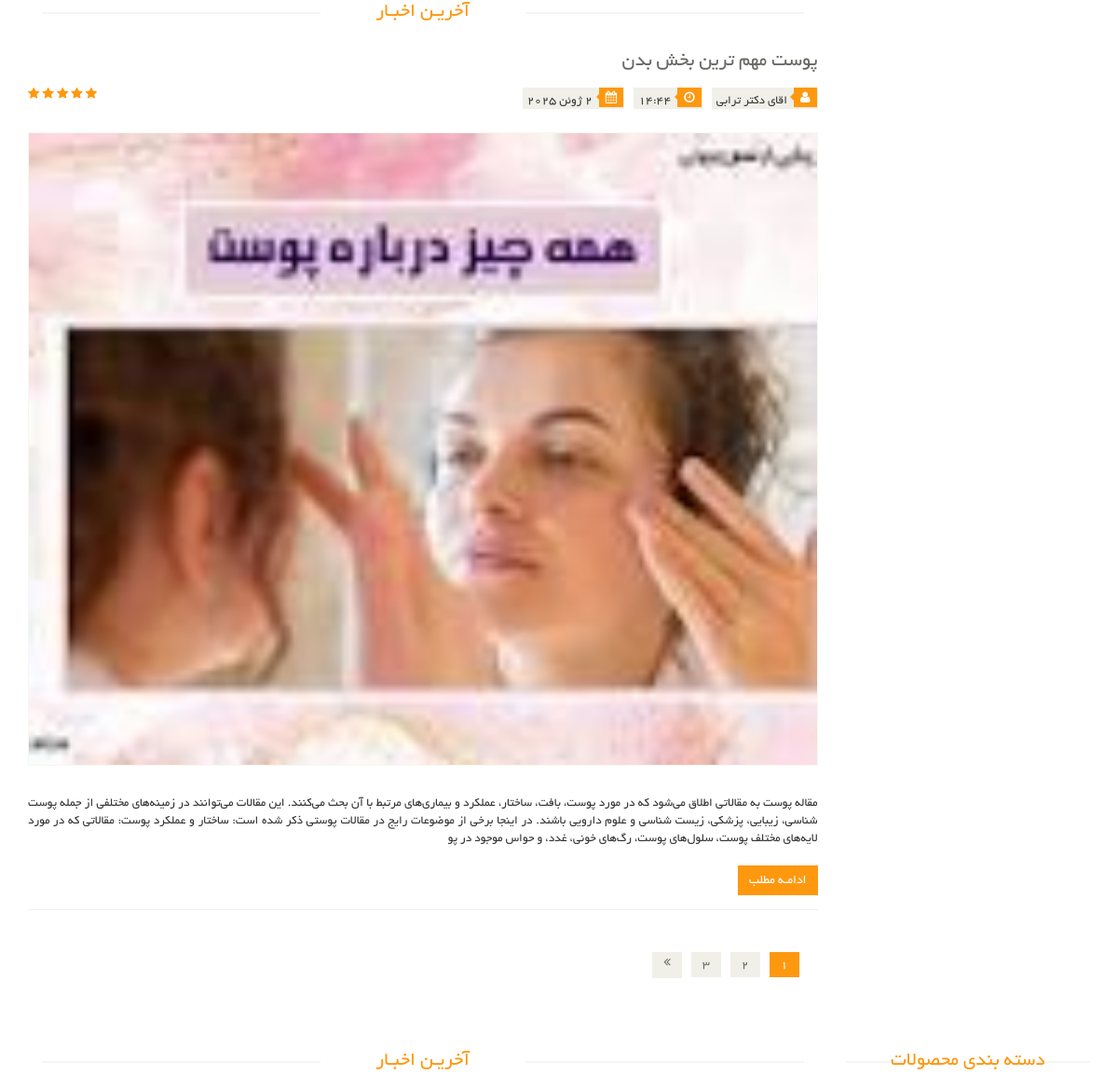
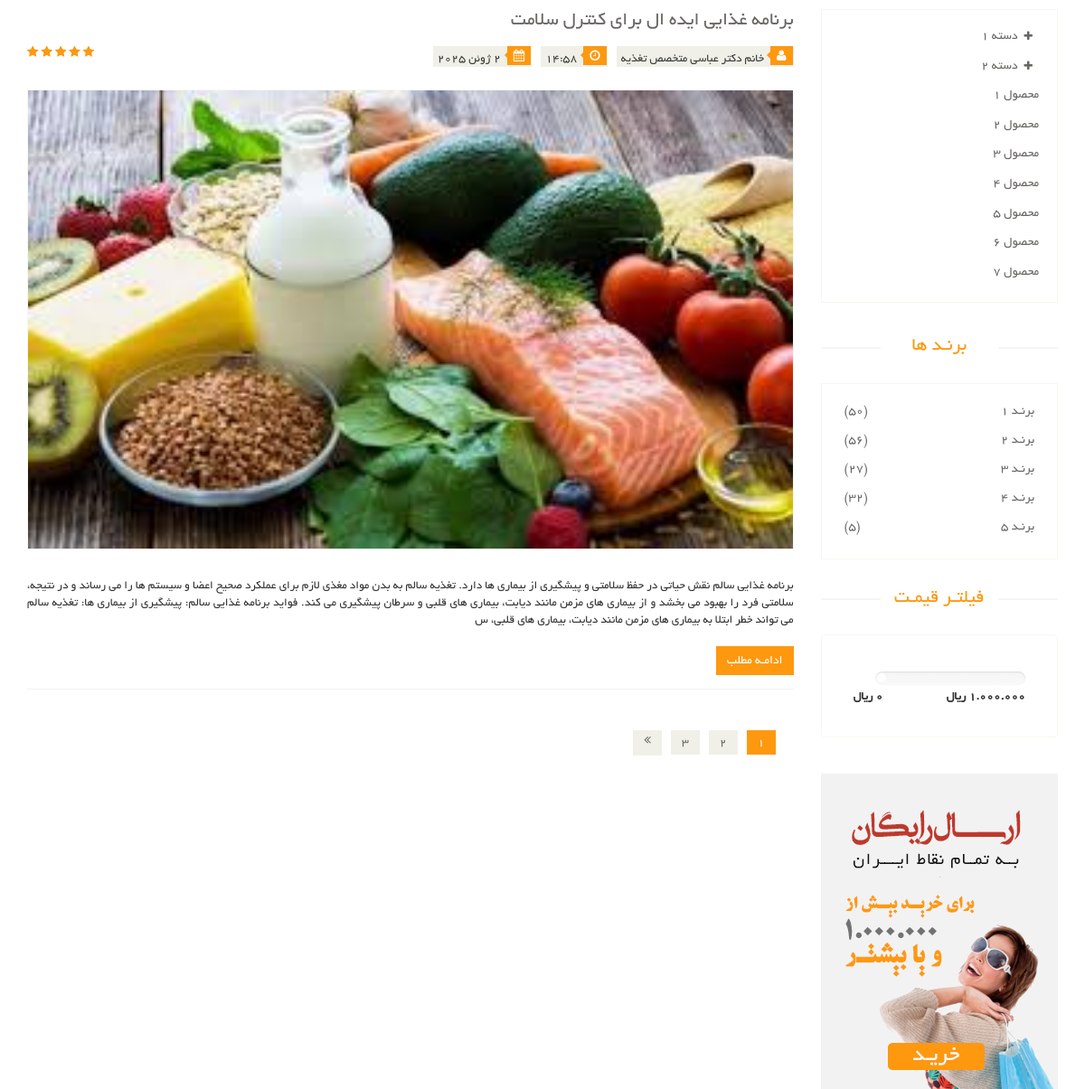
Page /news/ on the committed database (2 pictures, top to bottom).
### news_app/models.py (models this page shows, shortened)
class News(models.Model):
    news_name = models.CharField(max_length=200 , verbose_name= 'نام خبر' , default='خبر بدون عنوان')
    user = models.CharField(max_length=200, verbose_name='نام کاربر')
    date = models.DateField(auto_now_add=True, verbose_name='تاریح انتشار')
    time = models.TimeField(auto_now_add=True, verbose_name='ساعت انتشار')
    news = models.CharField(max_length=400, verbose_name='اخبار ما')
    images = models.ImageField(upload_to='products/', verbose_name='اضافه کردن عکس خبر', null=True, blank=True)
    class Meta:
        verbose_name = 'خبر'
        verbose_name_plural = 'اخبار'

### news_app/views.py (the view)
# urls.py: path('news/' , news , name='news'),
def news(request):
    news_site = News.objects.all()
    return render(request , 'nesw.html', {
        'news' : news_site
    })

### news_app/templates/nesw.html (shortened to what this page needs)
{% extends 'layout.html' %}
{% block content %}
    <div class="container">
        <div class="row">
            {% for new in news %}
                <div class="col-sm-9">
                    <div class="blog-post-area">
                        <h2 class="title text-center">آخریـن اخبـار</h2>
                        <div class="single-blog-post">
                            <h3>{{ new.news_name }}</h3>
                            <div class="post-meta">
                                <ul>
                                    <li><i class="fa fa-user"></i>{{ new.user }}</li>
                                    <li><i class="fa fa-clock-o"></i>{{ new.time }}</li>
                                    <li><i class="fa fa-calendar"></i>{{ new.date }}</li>
                                </ul>
                                <span>
										<i class="fa fa-star"></i>
										<i class="fa fa-star"></i>
										<i class="fa fa-star"></i>
										<i class="fa fa-star"></i>
										<i class="fa fa-star-half-o"></i>
								</span>
                            </div>
                            <a href="">
                                {% if new.images %}
                                    <img src="{{ new.images.url }}" class="new-image" alt="{{ new.news_name }}">
                                {% endif %}
                            </a>
                            <p>{{ new.news }}</p>
                            <a class="btn btn-primary" href="">ادامـه مطلب</a>
                        </div>
                        <div class="pagination-area">
                            <ul class="pagination">
                                <li><a href="" class="active">1</a></li>
                                <li><a href="">2</a></li>
                                <li><a href="">3</a></li>
                                <li><a href=""><i class="fa fa-angle-double-right"></i></a></li>
                            </ul>
                        </div>
                    </div>
                </div>
            {% endfor %}
            <div class="col-sm-3">
                <div class="left-sidebar">
                    <h2>دسته بندی محصولات</h2>
                    <div class="panel-group category-products" id="accordian">
                        <div class="panel panel-default">
                            <div class="panel-heading">
                                <h4 class="panel-title">
                                    <a data-toggle="collapse" data-parent="#accordian" href="#sportswear">
                                        <span class="badge pull-right"><i class="fa fa-plus"></i></span>
                                        دسته 1
                                    </a>
                                </h4>
                            </div>
                        </div>
                        <div class="panel panel-default">
                            <div class="panel-heading">
                                <h4 class="panel-title">
                                    <a data-toggle="collapse" data-parent="#accordian" href="#mens">
                                        <span class="badge pull-right"><i class="fa fa-plus"></i></span>
                                        دسته 2
                                    </a>
                                </h4>
                            </div>
                        </div>
                        <div class="panel panel-default">
                            <div class="panel-heading">
                                <h4 class="panel-title"><a href="#">محصول 1</a></h4>
                            </div>
                        </div>
                        <div class="panel panel-default">
                            <div class="panel-heading">
                                <h4 class="panel-title"><a href="#">محصول 2</a></h4>
                            </div>
                        </div>
                        <div class="panel panel-default">
                            <div class="panel-heading">
                                <h4 class="panel-title"><a href="#">محصول 3</a></h4>
                            </div>
                        </div>
                        <div class="panel panel-default">
                            <div class="panel-heading">
                                <h4 class="panel-title"><a href="#">محصول 4</a></h4>
                            </div>
                        </div>
                        <div class="panel panel-default">
                            <div class="panel-heading">
                                <h4 class="panel-title"><a href="#">محصول 5</a></h4>
                            </div>
                        </div>
                        <div class="panel panel-default">
                            <div class="panel-heading">
                                <h4 class="panel-title"><a href="#">محصول 6</a></h4>
                            </div>
                        </div>
                        <div class="panel panel-default">
                            <div class="panel-heading">
                                <h4 class="panel-title"><a href="#">محصول 7</a></h4>
                            </div>
                        </div>
                    </div>
                    <div class="brands_products">
                        <h2>برنـد ها</h2>
                        <div class="brands-name">
                            <ul class="nav nav-pills nav-stacked">
                                <li><a href=""> <span class="pull-left">(50)</span>برنـد 1</a></li>
                                <li><a href=""> <span class="pull-left">(56)</span>برنـد 2</a></li>
                                <li><a href=""> <span class="pull-left">(27)</span>برنـد 3</a></li>
                                <li><a href=""> <span class="pull-left">(32)</span>برنـد 4</a></li>
                                <li><a href=""> <span class="pull-left">(5)</span>برنـد 5</a></li>
                            </ul>
                        </div>
                    </div>
                    <div class="price-range">
                        <h2>فیلتـر قیمـت</h2>
                        <div class="well">
                            <div class="slider slider-horizontal" style="width: 150px;">
                                       data-slider-step="5" data-slider-value="[250,450]" id="sl2" style=""></div>
                            <br>
                            <b>1.000.000 ريال</b> <b class="pull-left">0 ريال</b>
                        </div>
                    </div>
                    <div class="shipping text-center">
                        <img src="/static/images/home/shipping.jpg" alt="">
                    </div>
                </div>
            </div>
        </div>
    </div>
{% endblock %}

### static/css/price-range.css (style rules this page uses)
.slider { display: inline-block; vertical-align: middle; position: relative; }
.slider.slider-horizontal { width: 210px; height: 20px; }

### rows in the picture
News: news_name "پوست مهم ترین بخش بدن", user "اقای دکتر ترابی", time "14:44", date "2 ژوئن 2025", images (picture), news "مقاله پوست به مقالاتی اطلاق می‌شود که در مورد پوست، بافت، ساختار، عملکرد و بیماری‌های مرتبط با آن بحث می‌کنند. این مقالات می‌توانند در زمینه‌های مختلفی از جمله پوست شناسی، زیبایی، پزشکی، زیست شناسی و علوم دارویی باشند. در اینجا برخی از موضوعات رایج در مقالات پوستی ذکر شده است: ساختار و عملکرد پوست: مقالاتی که در مورد لایه‌های مختلف پوست، سلول‌های پوست، رگ‌های خونی، غدد، و حواس موجود در پو"
News: news_name "برنامه غذایی ایده ال برای کنترل سلامت", user "خانم دکتر عباسی متخصص تغذیه", time "14:58", date "2 ژوئن 2025", images (picture), news "برنامه غذایی سالم نقش حیاتی در حفظ سلامتی و پیشگیری از بیماری ها دارد. تغذیه سالم به بدن مواد مغذی لازم برای عملکرد صحیح اعضا و سیستم ها را می رساند و در نتیجه، سلامتی فرد را بهبود می بخشد و از بیماری های مزمن مانند دیابت، بیماری های قلبی و سرطان پیشگیری می کند. فواید برنامه غذایی سالم: پیشگیری از بیماری ها: تغذیه سالم می تواند خطر ابتلا به بیماری های مزمن مانند دیابت، بیماری های قلبی، س"
